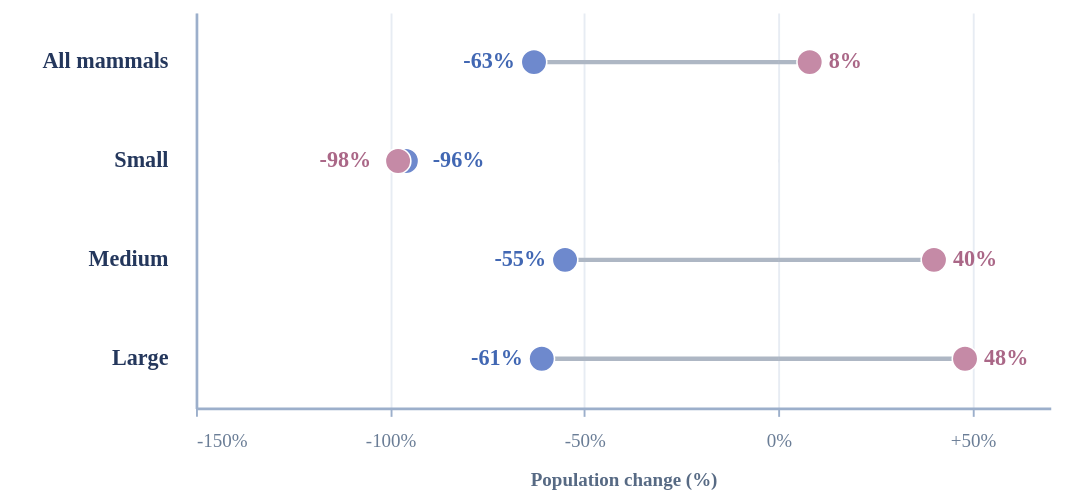

Write a Vega-Lite specification for this figure.
### Vega-Lite specification from a JSON file in a GitHub repository (floating-point values rounded to 4 significant figures)
{"$schema": "https://vega.github.io/schema/vega-lite/v5.json", "description": "Simple dumbbell chart comparing population change with and without management for native mammal size groups, 2000 to 2017.", "background": "white", "width": 540, "height": 250, "data": {"values": [{"group": "All mammals", "display": "All mammals", "un": -63, "managed": 8, "un_label": "-63%", "managed_label": "8%"}, {"group": "Small", "display": "Small", "un": -96, "managed": -98, "un_label": "-96%", "managed_label": "-98%"}, {"group": "Medium", "display": "Medium", "un": -55, "managed": 40, "un_label": "-55%", "managed_label": "40%"}, {"group": "Large", "display": "Large", "un": -61, "managed": 48, "un_label": "-61%", "managed_label": "48%"}]}, "encoding": {"y": {"field": "display", "type": "nominal", "sort": ["All mammals", "Small (<35 g)", "Medium (35–5,500 g)", "Large (>5,500 g)"], "axis": {"title": null, "labelColor": "#24375C", "labelFont": "DM Sans", "labelFontSize": 14, "labelFontWeight": 700, "labelPadding": 18, "labelLimit": 140, "ticks": false, "domain": true, "domainColor": "#9CAFCB", "domainWidth": 1.7}, "scale": {"paddingInner": 0.4, "paddingOuter": 0.2}}}, "layer": [{"mark": {"type": "rule", "stroke": "#AEB7C4", "strokeWidth": 2.8}, "encoding": {"x": {"field": "un", "type": "quantitative", "scale": {"domain": [-150, 70], "nice": false}, "axis": {"title": "Population change (%)", "titleFont": "DM Sans", "titleFontWeight": 600, "titleFontSize": 12, "titlePadding": 14, "titleColor": "#576A84", "labelColor": "#6A7D96", "labelFont": "DM Sans", "labelFontSize": 12, "labelPadding": 10, "values": [-150, -100, -50, 0, 50], "grid": true, "gridColor": "#E7ECF3", "gridWidth": 1.2, "domain": true, "ticks": true, "labelExpr": "datum.value > 0 ? '+' + datum.value + '%' : datum.value + '%'", "domainColor": "#9CAFCB", "domainWidth": 1.7, "tickColor": "#9CAFCB", "tickWidth": 1.2, "tickSize": 5}}, "x2": {"field": "managed"}}}, {"mark": {"type": "rule", "stroke": "#C5CCD8", "strokeDash": [4, 4], "strokeWidth": 1.5}, "encoding": {"x": {"datum": 0, "type": "quantitative"}}}, {"mark": {"type": "point", "filled": true, "size": 260, "color": "#6E89CD", "stroke": "white", "strokeWidth": 1, "opacity": 1, "fillOpacity": 1, "strokeOpacity": 1}, "encoding": {"x": {"field": "un", "type": "quantitative"}, "tooltip": [{"field": "group", "type": "nominal", "title": "Group"}, {"field": "un_label", "type": "nominal", "title": "No management"}, {"field": "managed_label", "type": "nominal", "title": "Management"}]}}, {"mark": {"type": "point", "filled": true, "size": 260, "color": "#C58AA6", "stroke": "white", "strokeWidth": 1, "opacity": 1, "fillOpacity": 1, "strokeOpacity": 1}, "encoding": {"x": {"field": "managed", "type": "quantitative"}}}, {"transform": [{"filter": "datum.group !== 'Small'"}], "mark": {"type": "text", "font": "DM Sans", "fontSize": 14, "fontWeight": 800, "align": "right", "dx": -12, "baseline": "middle", "color": "#4167B3"}, "encoding": {"x": {"field": "un", "type": "quantitative"}, "text": {"field": "un_label"}}}, {"transform": [{"filter": "datum.group !== 'Small'"}], "mark": {"type": "text", "font": "DM Sans", "fontSize": 14, "fontWeight": 800, "align": "left", "dx": 12, "baseline": "middle", "color": "#AA6787"}, "encoding": {"x": {"field": "managed", "type": "quantitative"}, "text": {"field": "managed_label"}}}, {"transform": [{"filter": "datum.group === 'Small'"}], "mark": {"type": "text", "font": "DM Sans", "fontSize": 14, "fontWeight": 800, "align": "left", "dx": 17, "baseline": "middle", "color": "#4167B3"}, "encoding": {"x": {"field": "un", "type": "quantitative"}, "text": {"field": "un_label"}}}, {"transform": [{"filter": "datum.group === 'Small'"}], "mark": {"type": "text", "font": "DM Sans", "fontSize": 14, "fontWeight": 800, "align": "right", "dx": -17, "baseline": "middle", "color": "#AA6787"}, "encoding": {"x": {"field": "managed", "type": "quantitative"}, "text": {"field": "managed_label"}}}], "config": {"font": "DM Sans", "view": {"stroke": null}, "axis": {"grid": false}}, "padding": {"left": 26, "right": 26, "top": 8, "bottom": 8}}
